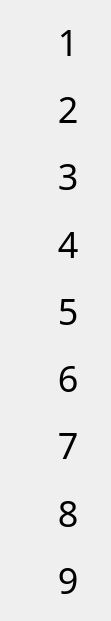
   <widget class="QWidget" name="verticalLayoutWidget">
    <property name="geometry">
     <rect>
      <x>40</x>
      <y>10</y>
      <width>111</width>
      <height>621</height>
     </rect>
    </property>
    <layout class="QVBoxLayout" name="verticalLayout">
     <item>
      <widget class="QLabel" name="label">
       <property name="font">
        <font>
         <family>Bahnschrift</family>
         <pointsize>27</pointsize>
         <weight>50</weight>
         <italic>false</italic>
         <bold>false</bold>
        </font>
       </property>
       <property name="text">
        <string>     1</string>
       </property>
      </widget>
     </item>
     <item>
      <widget class="QLabel" name="label_9">
       <property name="font">
        <font>
         <family>Bahnschrift</family>
         <pointsize>27</pointsize>
        </font>
       </property>
       <property name="text">
        <string>     2</string>
       </property>
      </widget>
     </item>
     <item>
      <widget class="QLabel" name="label_8">
       <property name="font">
        <font>
         <family>Bahnschrift</family>
         <pointsize>27</pointsize>
        </font>
       </property>
       <property name="text">
        <string>     3</string>
       </property>
      </widget>
     </item>
     <item>
      <widget class="QLabel" name="label_7">
       <property name="font">
        <font>
         <family>Bahnschrift</family>
         <pointsize>27</pointsize>
        </font>
       </property>
       <property name="text">
        <string>     4</string>
       </property>
      </widget>
     </item>
     <item>
      <widget class="QLabel" name="label_6">
       <property name="font">
        <font>
         <family>Bahnschrift</family>
         <pointsize>27</pointsize>
        </font>
       </property>
       <property name="text">
        <string>     5</string>
       </property>
      </widget>
     </item>
     <item>
      <widget class="QLabel" name="label_5">
       <property name="font">
        <font>
         <family>Bahnschrift</family>
         <pointsize>27</pointsize>
        </font>
       </property>
       <property name="text">
        <string>     6</string>
       </property>
      </widget>
     </item>
     <item>
      <widget class="QLabel" name="label_3">
       <property name="font">
        <font>
         <family>Bahnschrift</family>
         <pointsize>27</pointsize>
        </font>
       </property>
       <property name="text">
        <string>     7</string>
       </property>
      </widget>
     </item>
     <item>
      <widget class="QLabel" name="label_4">
       <property name="font">
        <font>
         <family>Bahnschrift</family>
         <pointsize>27</pointsize>
        </font>
       </property>
       <property name="text">
        <string>     8</string>
       </property>
      </widget>
     </item>
     <item>
      <widget class="QLabel" name="label_2">
       <property name="font">
        <font>
         <family>Bahnschrift</family>
         <pointsize>27</pointsize>
        </font>
       </property>
       <property name="text">
        <string>     9</string>
       </property>
      </widget>
     </item>
    </layout>
   </widget>
